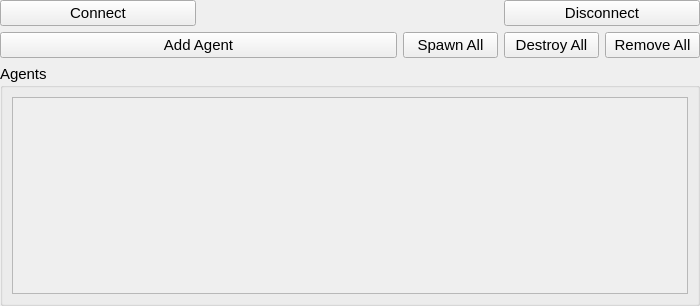
<?xml version="1.0" encoding="UTF-8"?>
<ui version="4.0">
 <class>Form</class>
 <widget class="QWidget" name="Form">
  <property name="geometry">
   <rect>
    <x>0</x>
    <y>0</y>
    <width>700</width>
    <height>306</height>
   </rect>
  </property>
  <property name="minimumSize">
   <size>
    <width>700</width>
    <height>0</height>
   </size>
  </property>
  <property name="windowTitle">
   <string>Form</string>
  </property>
  <layout class="QGridLayout" name="gridLayout_2">
   <property name="leftMargin">
    <number>0</number>
   </property>
   <property name="topMargin">
    <number>0</number>
   </property>
   <property name="rightMargin">
    <number>0</number>
   </property>
   <property name="bottomMargin">
    <number>0</number>
   </property>
   <item row="0" column="0">
    <layout class="QGridLayout" name="gridLayout_4">
     <item row="4" column="0" colspan="7">
      <widget class="QGroupBox" name="groupVehicles">
       <property name="minimumSize">
        <size>
         <width>0</width>
         <height>240</height>
        </size>
       </property>
       <property name="font">
        <font>
         <pointsize>11</pointsize>
         <italic>false</italic>
        </font>
       </property>
       <property name="title">
        <string>Agents</string>
       </property>
       <property name="alignment">
        <set>Qt::AlignLeading|Qt::AlignLeft|Qt::AlignTop</set>
       </property>
       <layout class="QGridLayout" name="gridLayout_3">
        <item row="0" column="1">
         <widget class="QScrollArea" name="scrollArea">
          <property name="widgetResizable">
           <bool>true</bool>
          </property>
          <widget class="QWidget" name="scrollAreaWidgetContents">
           <property name="geometry">
            <rect>
             <x>0</x>
             <y>0</y>
             <width>676</width>
             <height>200</height>
            </rect>
           </property>
           <layout class="QGridLayout" name="gridLayout_5">
            <item row="0" column="0">
             <layout class="QVBoxLayout" name="agent_list_layout"/>
            </item>
            <item row="1" column="0">
             <spacer name="verticalSpacer">
              <property name="orientation">
               <enum>Qt::Vertical</enum>
              </property>
              <property name="sizeHint" stdset="0">
               <size>
                <width>20</width>
                <height>40</height>
               </size>
              </property>
             </spacer>
            </item>
           </layout>
          </widget>
         </widget>
        </item>
       </layout>
      </widget>
     </item>
     <item row="3" column="4">
      <widget class="QPushButton" name="btn_spawn_all">
       <property name="font">
        <font>
         <pointsize>11</pointsize>
        </font>
       </property>
       <property name="text">
        <string>Spawn All</string>
       </property>
      </widget>
     </item>
     <item row="3" column="5">
      <widget class="QPushButton" name="btn_destroy_all">
       <property name="font">
        <font>
         <pointsize>11</pointsize>
        </font>
       </property>
       <property name="text">
        <string>Destroy All</string>
       </property>
      </widget>
     </item>
     <item row="3" column="6">
      <widget class="QPushButton" name="btn_remove_all">
       <property name="font">
        <font>
         <pointsize>11</pointsize>
        </font>
       </property>
       <property name="text">
        <string>Remove All</string>
       </property>
      </widget>
     </item>
     <item row="2" column="5" colspan="2">
      <widget class="QPushButton" name="btn_disconnect">
       <property name="sizePolicy">
        <sizepolicy hsizetype="Preferred" vsizetype="Fixed">
         <horstretch>0</horstretch>
         <verstretch>0</verstretch>
        </sizepolicy>
       </property>
       <property name="font">
        <font>
         <pointsize>11</pointsize>
        </font>
       </property>
       <property name="text">
        <string>Disconnect</string>
       </property>
      </widget>
     </item>
     <item row="2" column="0" colspan="2">
      <widget class="QPushButton" name="btn_connect">
       <property name="font">
        <font>
         <pointsize>11</pointsize>
        </font>
       </property>
       <property name="text">
        <string>Connect</string>
       </property>
      </widget>
     </item>
     <item row="3" column="0" colspan="4">
      <widget class="QPushButton" name="btn_add_agent">
       <property name="font">
        <font>
         <pointsize>11</pointsize>
        </font>
       </property>
       <property name="text">
        <string>Add Agent</string>
       </property>
      </widget>
     </item>
    </layout>
   </item>
  </layout>
 </widget>
 <resources/>
 <connections/>
</ui>
